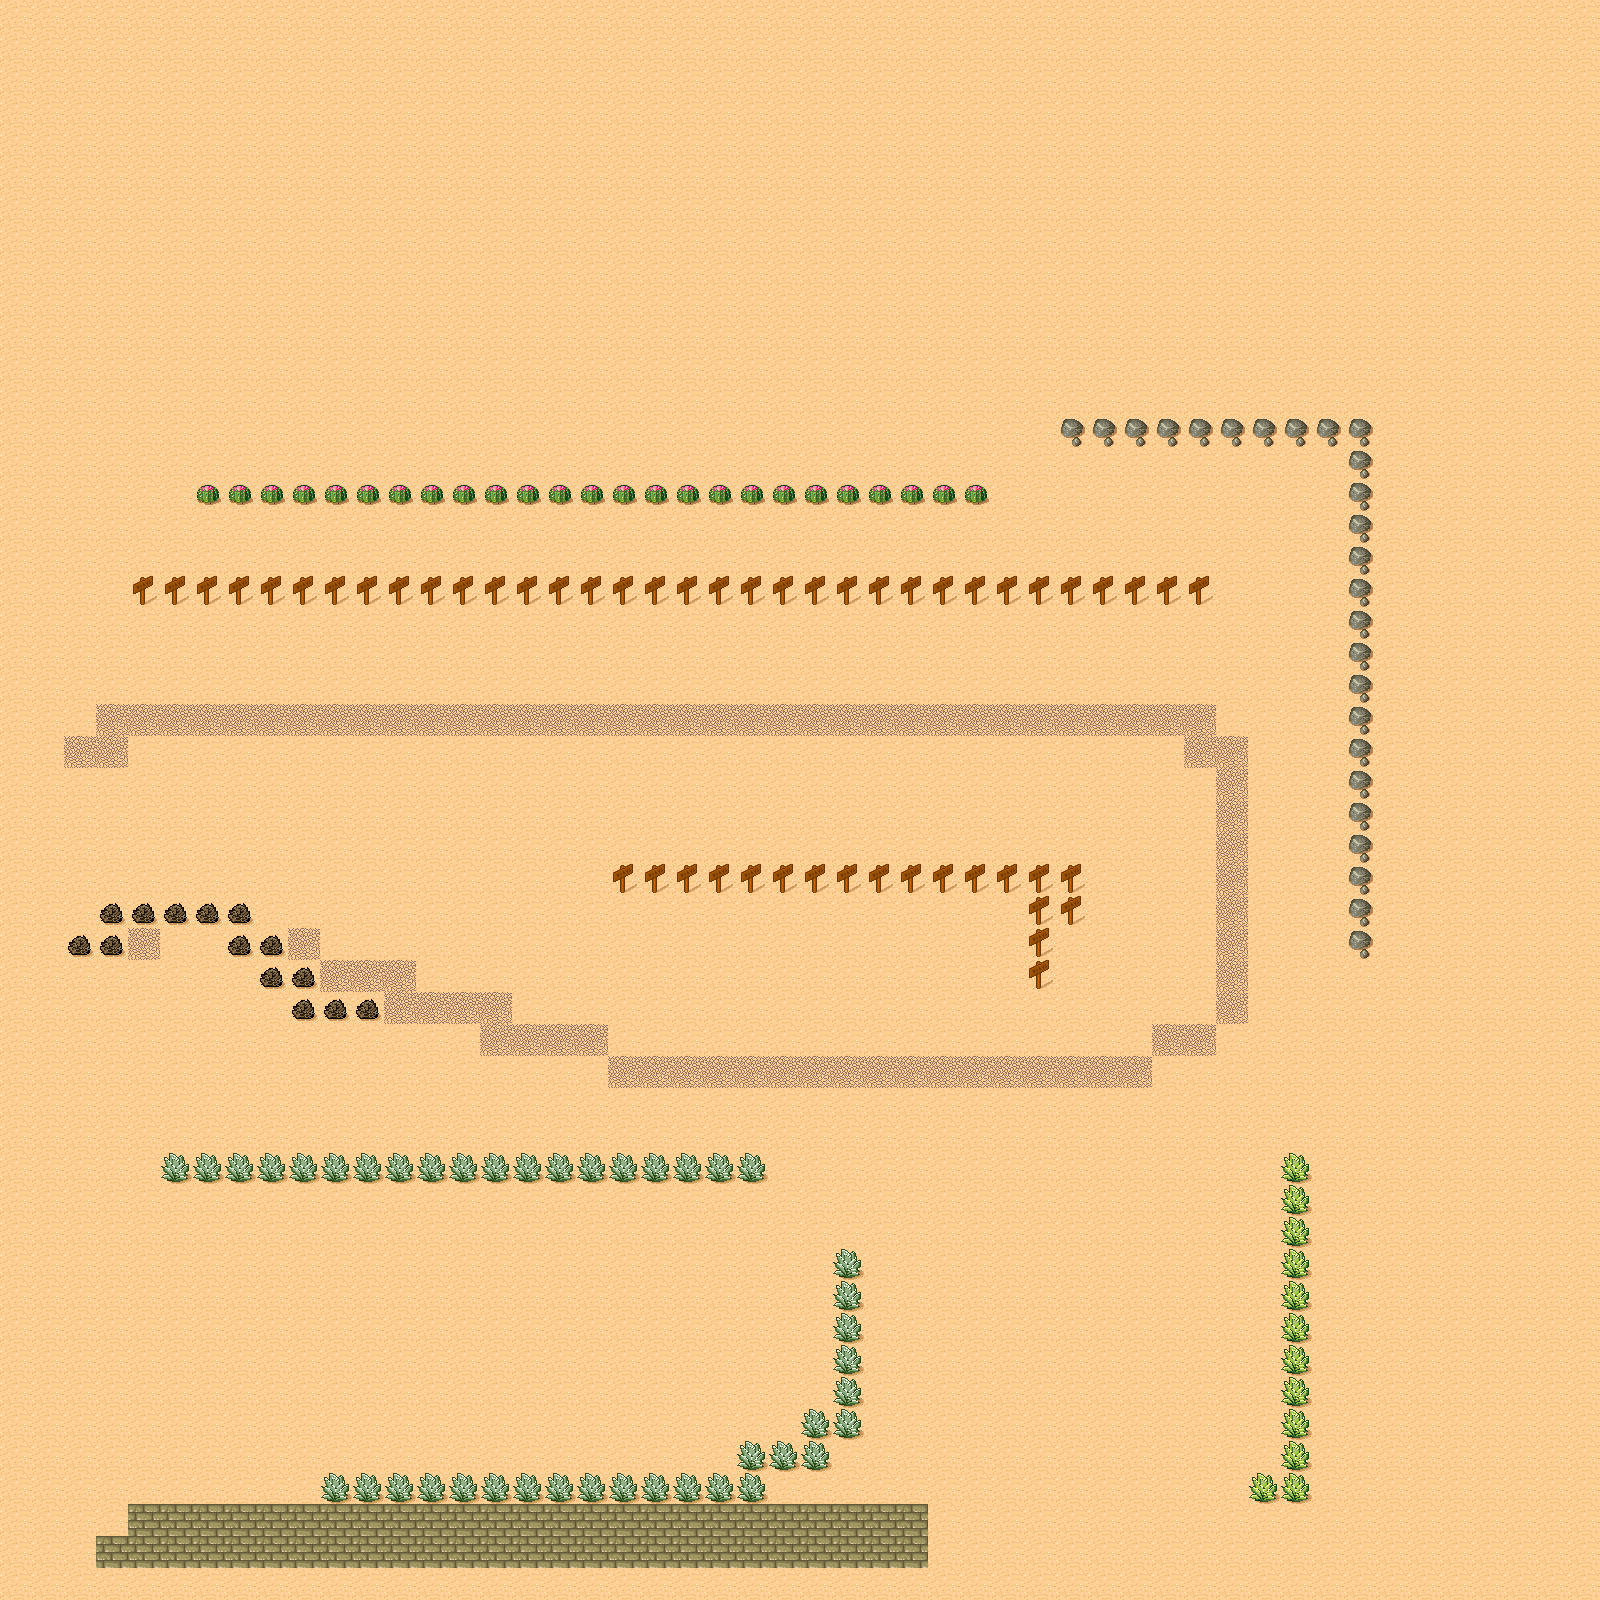

This game map was drawn from its Tiled (.tmx) file and the tilesets committed beside it. A one-line description and the trimmed map source follow:
An orthogonal 50x50 tile map with 32x32 px tiles, 1 tile layer (块层 1) and 1 object (spawnpoint).

<map version="1.0" orientation="orthogonal" width="50" height="50" tilewidth="32" tileheight="32">
 <tileset firstgid="1" name="tmw_desert_spacing" tilewidth="32" tileheight="32" spacing="1" margin="1">
  <image source="tmw_desert_spacing.png" width="265" height="199" />
 </tileset>
 <layer name="块层 1" width="50" height="50">
  <data>[2500 cells, 2500 non-empty, 9 distinct tile ids]</data>
 </layer>
 <objectgroup name="objects" width="50" height="50">
  <object name="spawnpoint" x="124" y="809" />
 </objectgroup>
</map>
